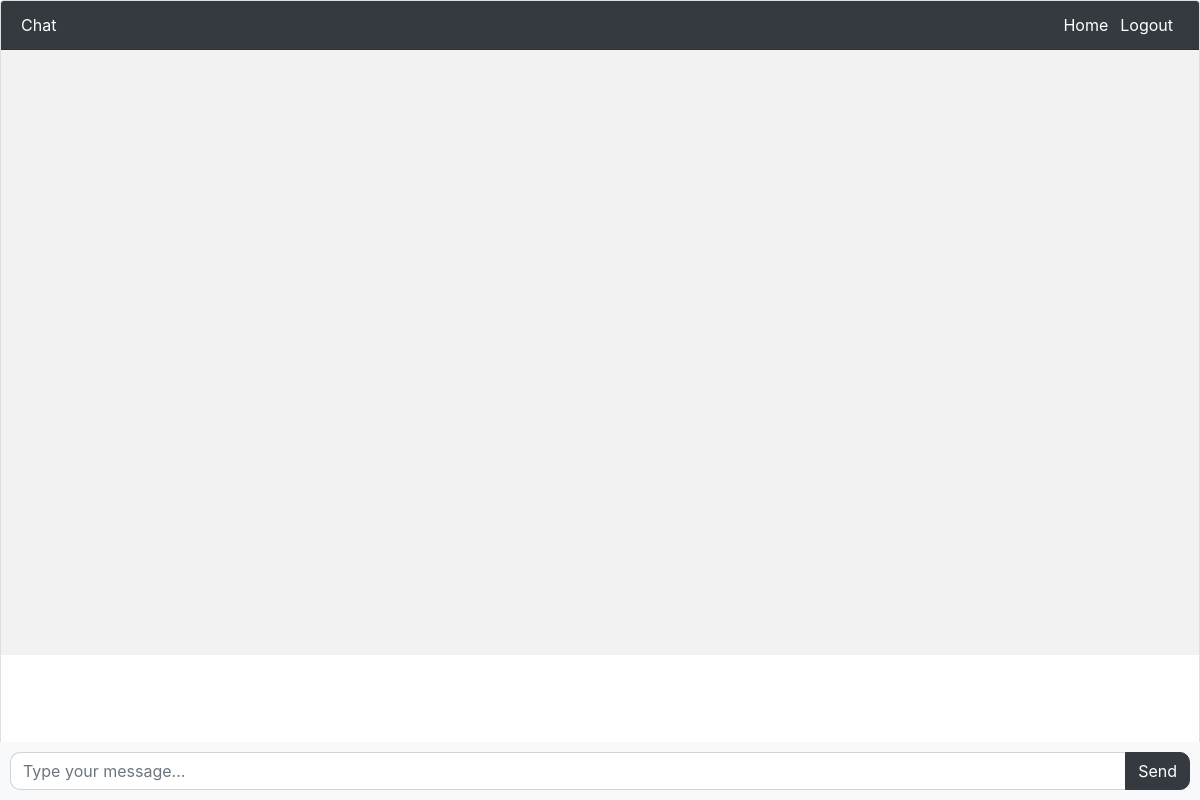
Page /chat (signed in) on the earlier database version.
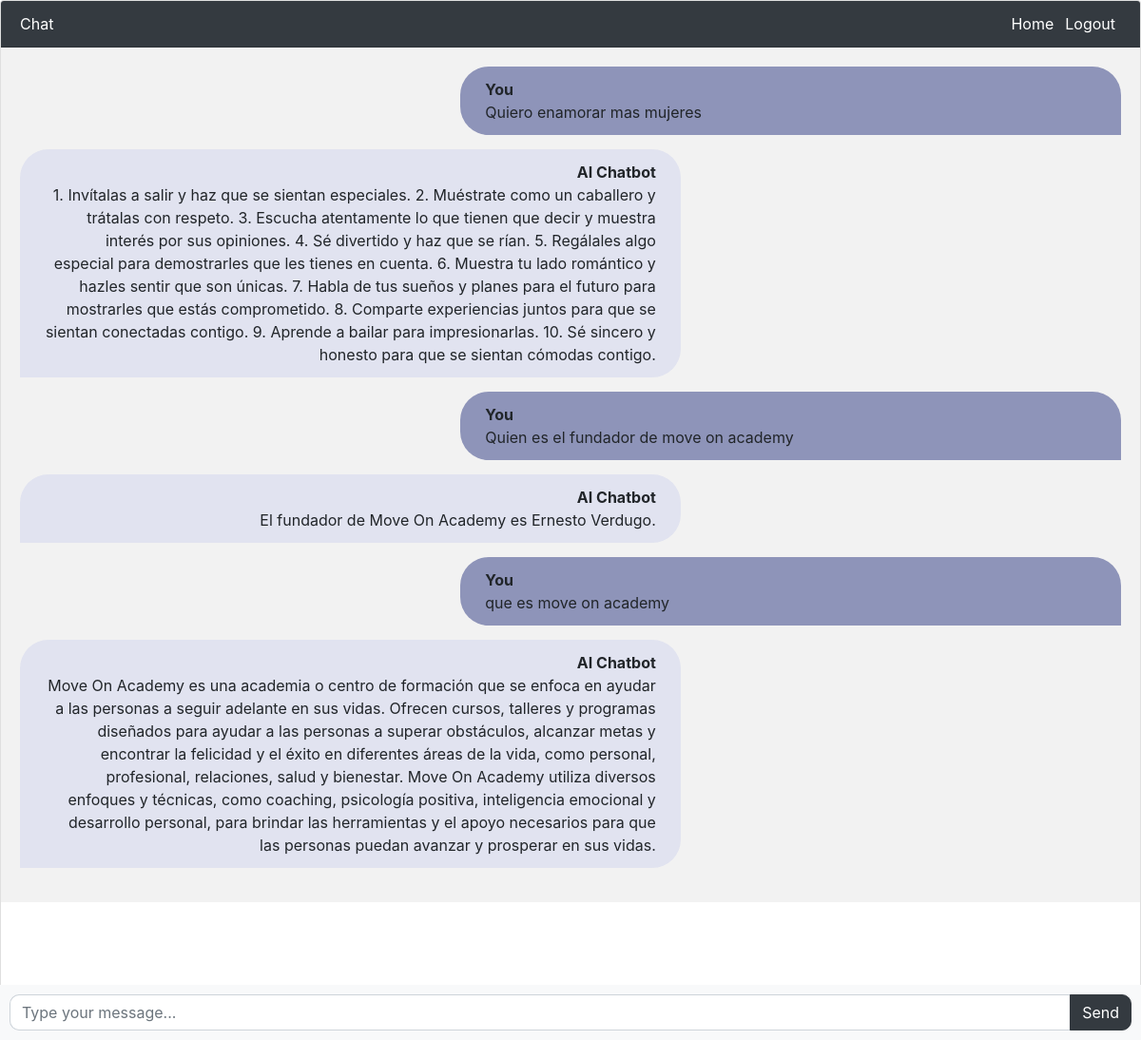
Same page on the later database version.
### aichat_app/models.py (models this page shows, shortened)
class Chat(models.Model):
    user = models.ForeignKey(User, on_delete=models.CASCADE)
    message = models.TextField()
    response = models.TextField()
    created_at = models.DateTimeField(auto_now_add=True)

### aichat_app/views.py (the view)
# urls.py: path('chat', views.aichat, name='aichat'),
def aichat(request):
    if request.user.is_authenticated:
        chats = Chat.objects.filter(user=request.user)
        if request.method == 'POST':
            message = request.POST.get('message')
            response = ask_openai(message)
            chat = Chat(user=request.user, message= message, response=response, created_at=timezone.now)
            chat.save()
            return JsonResponse({ 'message': message, 'response': response})
    else:
        error_message = 'You need to login to start chat'
        return redirect('login', {'error_message': error_message})
    return render(request, 'chatbot.html', {'chats': chats})

### templates/chatbot.html (shortened to what this page needs)
{% extends 'base.html' %}
{% block content %}
<div class="chat-container">
  <div class="card flex-grow-1">
    <div class="card-header bg-dark text-white">
      <div class='header-title'> Chat </div>
      <div class='list-container'>
        <a href='{% url 'home' %}'>Home</a>
        {%if user.is_authenticated%}
          <a href='logout'> Logout </a>
        {% else %}
          <a href='login'>Login</a>
          <a href='register'> Register</a>
        {%endif%}
      </div>
    </div>
    <div class="card-body messages-box">
      <ul class="list-unstyled messages-list">
      {%for chat in chats%}
        {% if chat.user == request.user %}
        <li class="message-container align-right">
          <div class='message sent'>
            <div class="message-text">
              <div class="message-sender">
                <b>You</b>
              </div>
              <div class="message-content">
                {{chat.message}}
              </div>
            </div>
          </div>
        </li>
        <li class="message-container">
          <div class='message received'>
            <div class="message-text">
              <div class="message-sender">
                <b>AI Chatbot</b>
              </div>
              <div class="message-content">
              {{chat.response}}
              </div>
            </div>
          </div>
        </li>
        {% endif %}
      {% endfor %}
      </ul>
    </div>
    <br><br>
    <br><br>
    <br><br>
  </div>
  <form class="message-form">
    <div class="input-group">
      <input type="text" class="form-control message-input" placeholder="Type your message...">
      <div class="input-group-append">
        <button type="submit" class="btn btn-dark btn-send">Send</button>
      </div>
    </div>
  </form>
</div>
{% endblock %}

### templates/base.html (shortened to what this page needs)
<!DOCTYPE html>
<html lang="en">
  <head>
    <link rel="stylesheet" href="https://stackpath.bootstrapcdn.com/bootstrap/4.3.1/css/bootstrap.min.css">
  </head>
  <body>
    {% block content %}{% endblock %}
  </body>
</html>

### templates/chatbot.html (style rules this page uses)
body, html { height: 100%; }
.messages-box { flex: 1; overflow-y: auto; background-color: #f2f2f2; }
.messages-list { padding-left: 0; }
.message-container { display: flex; margin-bottom: 15px; list-style: none; }
.align-right { justify-content:right; }
.message { width:60%; padding: 2px 16px; }
.message-text { padding: 10px; }
.sent { background-color: #8E94B9; border-radius: 30px 30px 0 30px ; }
.received { background-color: #E1E3F0; text-align: right; border-radius: 30px 30px 30px 0 ; }
.message-form { display: flex; position: fixed; bottom: 0; left: 0; right: 0; padding: 10px; background-color: #f8f9fa; }
.message-input { flex: 1; border-radius: 0; border-right: none; }
.btn-send { border-radius: 0 10px 10px 0; }
.chat-container { height: 100%; display: flex; flex-direction: column; }
.card-header { display:flex; align-items: center; justify-content: space-between; }
.list-container { display: flex; align-items: center; justify-content: space-around; }
.list-container > a { padding: 0px 6px; color: #FFF; }
.form-control { border-radius: 10px 0 0 10px ; }

Differences in the rows shown:
added Chat: message "Quiero enamorar mas mujeres", response "1. Invítalas a salir y haz que se sientan especiales. 2. Muéstrate como un caballero y trátalas con respeto. 3. Escucha atentamente lo que tienen que decir y muestra interés por sus opiniones. 4. Sé divertido y haz que se rían. 5. Regálales algo especial para demostrarles que les tienes en cuenta. 6. Muestra tu lado romántico y hazles sentir que son únicas. 7. Habla de tus sueños y planes para el futuro para mostrarles que estás comprometido. 8. Comparte experiencias juntos para que se sientan conectadas contigo. 9. Aprende a bailar para impresionarlas. 10. Sé sincero y honesto para que se sientan cómodas contigo."
added Chat: message "Quien es el fundador de move on academy", response "El fundador de Move On Academy es Ernesto Verdugo."
added Chat: message "que es move on academy", response "Move On Academy es una academia o centro de formación que se enfoca en ayudar a las personas a seguir adelante en sus vidas. Ofrecen cursos, talleres y programas diseñados para ayudar a las personas a superar obstáculos, alcanzar metas y encontrar la felicidad y el éxito en diferentes áreas de la vida, como personal, profesional, relaciones, salud y bienestar. Move On Academy utiliza diversos enfoques y técnicas, como coaching, psicología positiva, inteligencia emocional y desarrollo personal, para brindar las herramientas y el apoyo necesarios para que las personas puedan avanzar y prosperar en sus vidas."
